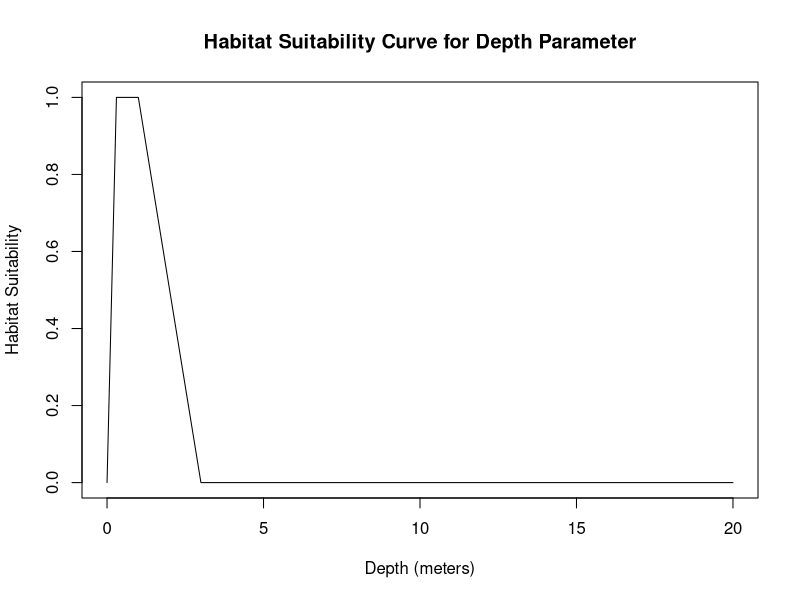
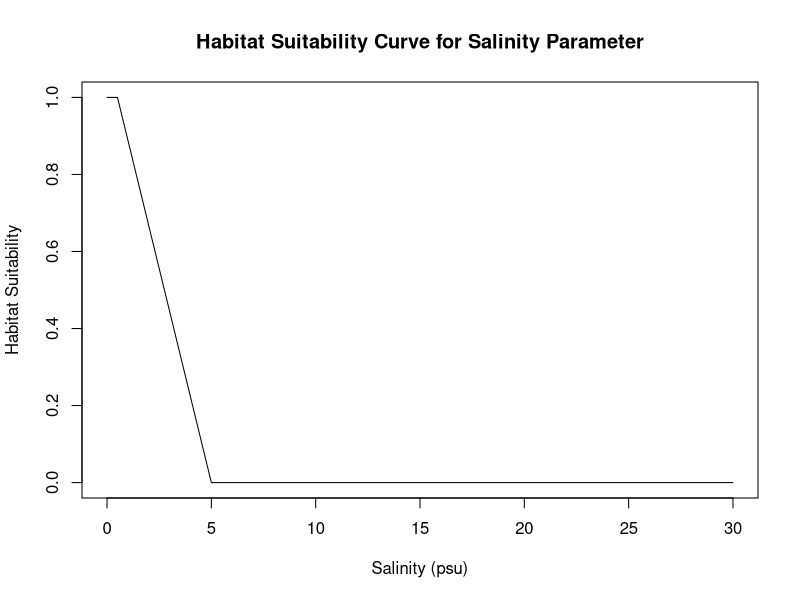
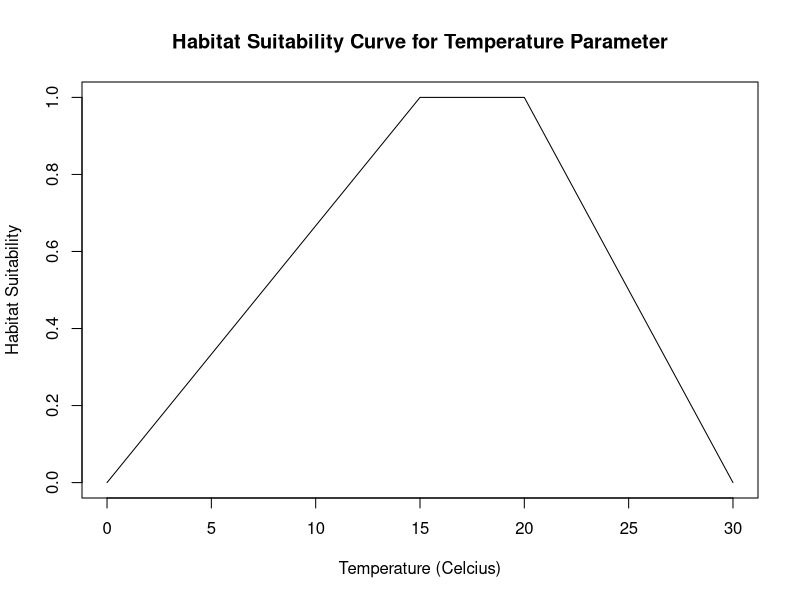
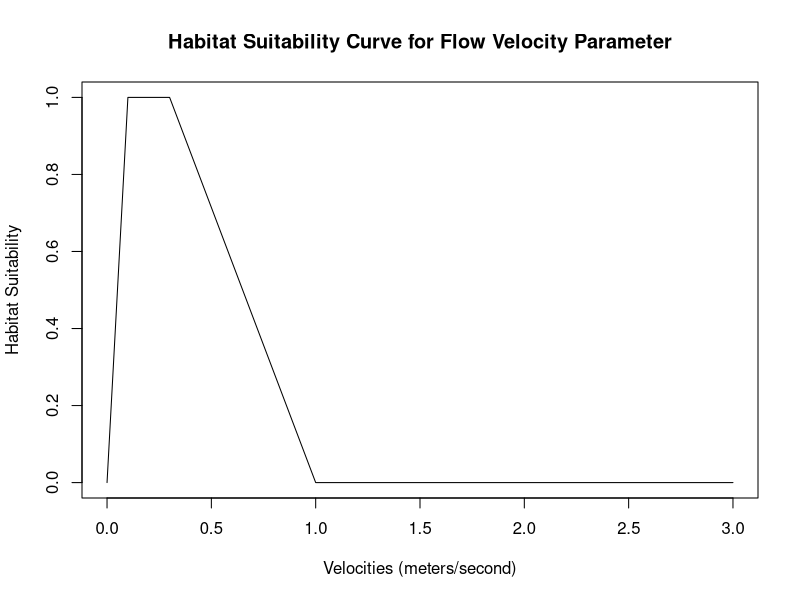
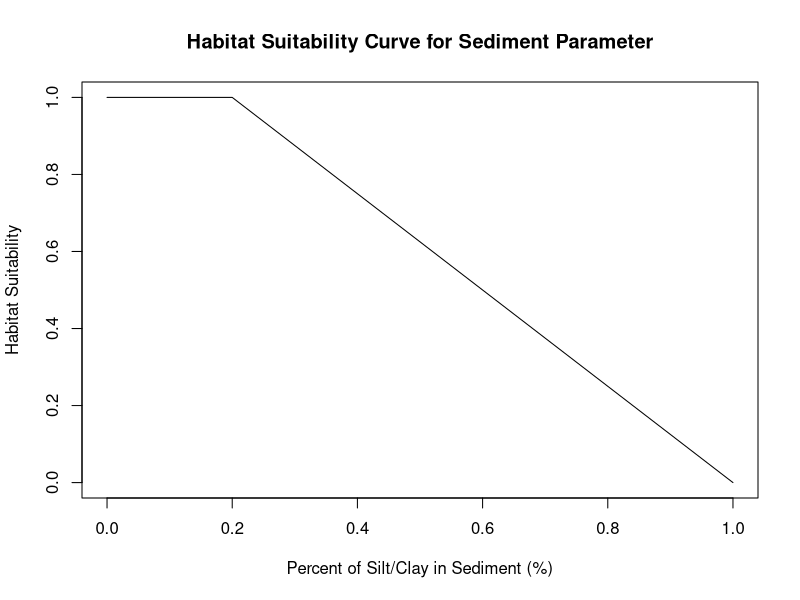

These charts were generated, in order, by the following R code:
## ---- chunk 1
#depth_range <- c(0.305,0.61)#in meters
depth <- (0.305+1)/2 #average between min & max
depth_suitability_curve <- function(depth) {
  # Define the optimal range for depth
  optimal_depth_range <- c(0.3, 1) # meters

  # Define the lower and upper thresholds for depth
  lower_threshold <- 0 # meters
  upper_threshold <- 3 # meters

  # Compute the habitat suitability score based on depth
  if (depth < lower_threshold | depth > upper_threshold) {
    suitability_score <- 0
  } else if (depth >= optimal_depth_range[1] & depth <= optimal_depth_range[2]) {
    suitability_score <- 1
  } else if (depth < optimal_depth_range[1]) {
    suitability_score <- (depth - lower_threshold) / (optimal_depth_range[1] - lower_threshold)
  } else if (depth > optimal_depth_range[2]) {
    suitability_score <- (upper_threshold - depth) / (upper_threshold - optimal_depth_range[2])
  }

  return(suitability_score)
}
plot_depth_suitability_curve <- function() {
  # Define the range of depths to plot
  depths <- seq(0, 20, by = 0.01)

  # Compute the habitat suitability score for each depth value
  suitability_scores <- sapply(depths, depth_suitability_curve)

  # Plot the suitability scores as a curve
  plot(depths, suitability_scores, type = "l", xlab = "Depth (meters)", ylab = "Habitat Suitability", ylim=c(0,1),
       main = "Habitat Suitability Curve for Depth Parameter")
}
plot_depth_suitability_curve()
## ---- chunk 2
#optimal Salinity range from 0.0psu-0.5psu
Salinity <- (0+0.5)/2 #average between min & max
salinity_suitability_curve <- function(Salinity,optimal_salinity_range) {
  # Define the optimal range for Salinity
  optimal_salinity_range <- c(0, 0.5) #psu

  # Define the lower and upper thresholds for Salinity
  lower_threshold <- 0 # psu
  upper_threshold <- 5 # psu

  # Compute the habitat suitability score based on Salinity
  if (Salinity < lower_threshold | Salinity > upper_threshold) {
    suitability_score <- 0
  } else if (Salinity >= optimal_salinity_range[1] & Salinity <= optimal_salinity_range[2]) {
    suitability_score <- 1
  } else if (Salinity < optimal_salinity_range[1]) {
    suitability_score <- (Salinity - lower_threshold) / (optimal_salinity_range[1] - lower_threshold)
  } else if (Salinity > optimal_salinity_range[2]) {
    suitability_score <- (upper_threshold - Salinity) / (upper_threshold - optimal_salinity_range[2])
  }

  return(suitability_score)
}
plot_salinity_suitability_curve <- function() {
  # Define the range of Salinities to plot
  Salinities <- seq(0, 30, by = 0.01)

  # Compute the habitat suitability score for each depth value
  suitability_scores <- sapply(Salinities, salinity_suitability_curve)

  # Plot the suitability scores as a curve
  plot(Salinities, suitability_scores, type = "l", xlab = "Salinity (psu)", ylab = "Habitat Suitability", ylim=c(0,1),
       main = "Habitat Suitability Curve for Salinity Parameter")
}
plot_salinity_suitability_curve()
## ---- chunk 3
#optimal temperature range from 0.0psu-0.5psu
temperature <- (6+15)/2 #average between min & max
temperature_suitability_curve <- function(temperature,optimal_temp_range) {
  # Define the optimal range for temperature
  optimal_temp_range <- c(15,20) #celcius

  # Define the lower and upper thresholds for temperature
  lower_threshold <- 0 # psu
  upper_threshold <- 30 # psu

  # Compute the habitat suitability score based on temperature
  if (temperature < lower_threshold | temperature > upper_threshold) {
    suitability_score <- 0
  } else if (temperature >= optimal_temp_range[1] & temperature <= optimal_temp_range[2]) {
    suitability_score <- 1
  } else if (temperature < optimal_temp_range[1]) {
    suitability_score <- (temperature - lower_threshold) / (optimal_temp_range[1] - lower_threshold)
  } else if (temperature > optimal_temp_range[2]) {
    suitability_score <- (upper_threshold - temperature) / (upper_threshold - optimal_temp_range[2])
  }

  return(suitability_score)
}
plot_temperature_suitability_curve <- function() {
  # Define the range of temperature to plot
  temps <- seq(0, 30, by = 0.01)

  # Compute the habitat suitability score for each depth value
  suitability_scores <- sapply(temps, temperature_suitability_curve)

  # Plot the suitability scores as a curve
  plot(temps, suitability_scores, type = "l", xlab = "Temperature (Celcius)", ylab = "Habitat Suitability", ylim=c(0,1),
       main = "Habitat Suitability Curve for Temperature Parameter")
}
plot_temperature_suitability_curve()
## ---- chunk 4
#depth_range <- c(0.305,0.61)#in meters
flow_velocity <- (0.3-0.9)/2 #average between min & max
flow_velocity_suitability <- function(flow_velocity) {
  # Define the optimal range for depth
  optimal_velocity_range <- c(0.1, 0.3) # meters/second

  # Define the lower and upper thresholds for depth
  lower_threshold <- 0 # meters/second
  upper_threshold <- 1.0 # meters/second

  # Compute the habitat suitability score based on depth
  if (flow_velocity < lower_threshold | flow_velocity > upper_threshold) {
    suitability_score <- 0
  } else if (flow_velocity >= optimal_velocity_range[1] & flow_velocity <= optimal_velocity_range[2]) {
    suitability_score <- 1
  } else if (flow_velocity < optimal_velocity_range[1]) {
    suitability_score <- (flow_velocity - lower_threshold) / (optimal_velocity_range[1] - lower_threshold)
  } else if (flow_velocity > optimal_velocity_range[2]) {
    suitability_score <- (upper_threshold - flow_velocity) / (upper_threshold - optimal_velocity_range[2])
  }

  return(suitability_score)
}
plot_Velocity_suitability_curve <- function() {
  # Define the range of depths to plot
  velocities <- seq(0,3, by = 0.01)

  # Compute the habitat suitability score for each depth value
  suitability_scores <- sapply(velocities, flow_velocity_suitability)

  # Plot the suitability scores as a curve
  plot(velocities, suitability_scores, type = "l", xlab = "Velocities (meters/second)", ylab = "Habitat Suitability", ylim=c(0,1),
       main = "Habitat Suitability Curve for Flow Velocity Parameter")
}
plot_Velocity_suitability_curve()
## ---- chunk 5
#depth_range <- c(0.305,0.61)#in meters
SiltClay_per <- (0-0.1)/2 #average between min & max
siltclay_suitability <- function(SiltClay_per) {
  # Define the optimal range for depth
  optimal_siltclay_range <- c(0, 0.2) # percent

  # Define the lower and upper thresholds for silt clay percentage
  lower_threshold <- 0 # meters/second
  upper_threshold <- 1 # meters/second

  # Compute the habitat suitability score based on depth
  if (SiltClay_per < lower_threshold | SiltClay_per > upper_threshold) {
    suitability_score <- 0
  } else if (SiltClay_per >= optimal_siltclay_range[1] & SiltClay_per <= optimal_siltclay_range[2]) {
    suitability_score <- 1
  } else if (SiltClay_per < optimal_siltclay_range[1]) {
    suitability_score <- (SiltClay_per - lower_threshold) / (optimal_siltclay_range[1] - lower_threshold)
  } else if (SiltClay_per > optimal_siltclay_range[2]) {
    suitability_score <- (upper_threshold - SiltClay_per) / (upper_threshold - optimal_siltclay_range[2])
  }

  return(suitability_score)
}
plot_SiltClay_suitability_curve <- function() {
  # Define the range of depths to plot
  siltclay_percentile <- seq(0,1, by = 0.01)

  # Compute the habitat suitability score for each depth value
  suitability_scores <- sapply(siltclay_percentile, siltclay_suitability)

  # Plot the suitability scores as a curve
  plot(siltclay_percentile, suitability_scores, type = "l", xlab = "Percent of Silt/Clay in Sediment (%)", ylab = "Habitat Suitability", ylim=c(0,1),
       main = "Habitat Suitability Curve for Sediment Parameter")
}
plot_SiltClay_suitability_curve()
